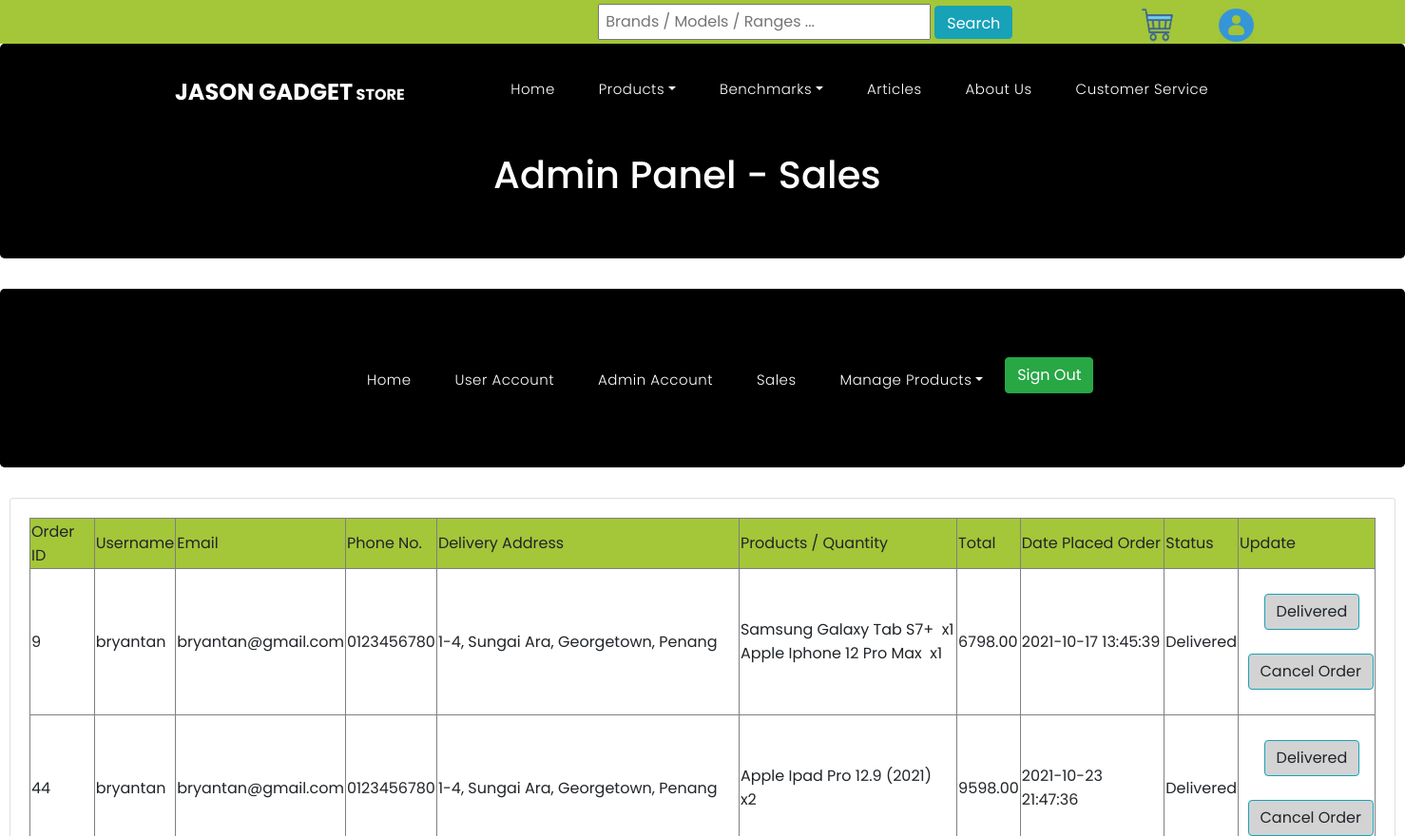
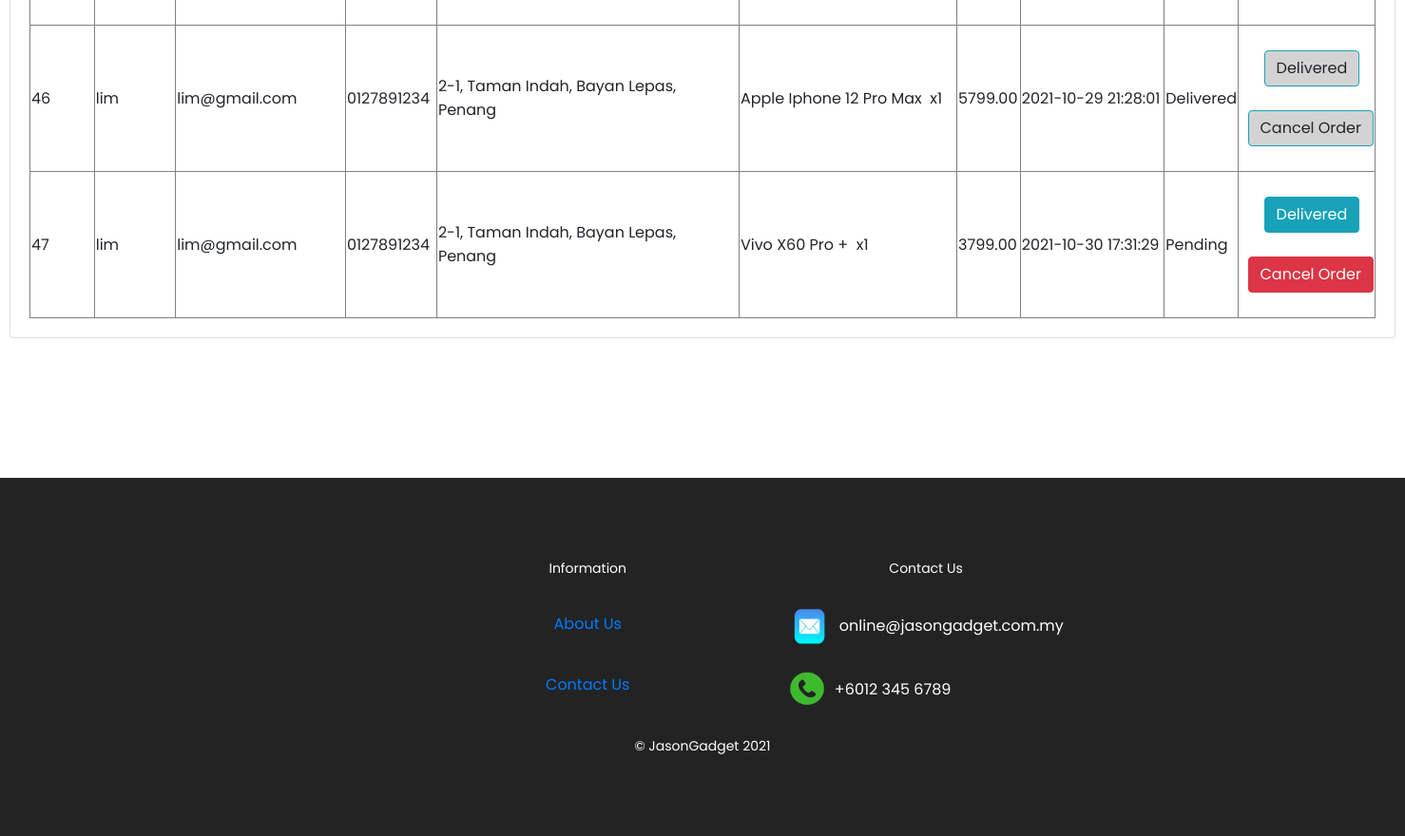
/Sales.php, run on the app's committed database (2 pictures, top to bottom).
### tables this page shows
CREATE TABLE `orders` (
  `id` int(11) NOT NULL,
  `customer_id` int(11) NOT NULL,
  `grand_total` float(10,2) NOT NULL,
  `created` datetime NOT NULL,
  `status` enum('Pending','Delivered','Cancelled') NOT NULL DEFAULT 'Pending'
);

CREATE TABLE `user` (
  `id` int(11) NOT NULL,
  `firstName` varchar(20) NOT NULL,
  `lastName` varchar(20) NOT NULL,
  `email` varchar(50) NOT NULL,
  `username` varchar(25) NOT NULL,
  `password` varchar(255) NOT NULL,
  `phone` varchar(15) NOT NULL,
  `address` text NOT NULL,
  `status` enum('1','0') NOT NULL DEFAULT '1' COMMENT '1=Active | 0=Inactive'
);

CREATE TABLE `order_items` (
  `id` int(11) NOT NULL,
  `order_id` int(11) NOT NULL,
  `mobile_id` int(11) DEFAULT NULL,
  `quantity` int(5) NOT NULL,
  `tablet_id` int(11) DEFAULT NULL
);

CREATE TABLE `brand` (
  `id` int(11) NOT NULL,
  `name` varchar(50) NOT NULL,
  `imageUrl` varchar(80) NOT NULL
);

CREATE TABLE `tablet` (
  `id` int(11) NOT NULL,
  `model` varchar(100) NOT NULL,
  `brandID` int(11) NOT NULL,
  `price` double NOT NULL,
  `releaseDate` varchar(100) NOT NULL,
  `discountRate` double NOT NULL,
  `tabletUrl` varchar(100) NOT NULL,
  `mainCameraSpecs` varchar(500) NOT NULL,
  `memorySpecs` varchar(100) NOT NULL,
  `networkSpecs` varchar(100) NOT NULL,
  `platformID` int(11) NOT NULL,
  `cpu` varchar(250) NOT NULL,
  `features` varchar(300) NOT NULL,
  `storageID` int(11) DEFAULT NULL,
  `mainCameraFeatures` varchar(250) DEFAULT NULL,
  `frontCameraSpecs` varchar(250) DEFAULT NULL,
  `frontCameraFeatures` varchar(250) DEFAULT NULL,
  `displaySpecs` varchar(250) DEFAULT NULL,
  `batterySpecs` varchar(250) DEFAULT NULL,
  `performanceScore` int(11) DEFAULT NULL,
  `mainCameraScore` int(11) DEFAULT NULL,
  `frontCameraScore` int(11) DEFAULT NULL,
  `displayScore` int(11) DEFAULT NULL,
  `batteryLifeScore` int(11) DEFAULT NULL,
  `status` enum('1','0') NOT NULL DEFAULT '1' COMMENT '1=Active | 0=Inactive'
);

CREATE TABLE `mobile` (
  `id` int(11) NOT NULL,
  `model` varchar(100) NOT NULL,
  `brandID` int(11) NOT NULL,
  `price` double NOT NULL,
  `releaseDate` varchar(100) NOT NULL,
  `discountRate` double NOT NULL,
  `mobileUrl` varchar(100) NOT NULL,
  `mainCameraSpecs` varchar(500) NOT NULL,
  `memorySpecs` varchar(100) NOT NULL,
  `networkSpecs` varchar(100) NOT NULL,
  `platformID` int(11) NOT NULL,
  `cpu` varchar(250) NOT NULL,
  `features` varchar(300) NOT NULL,
  `storageID` int(11) DEFAULT NULL,
  `mainCameraFeatures` varchar(250) DEFAULT NULL,
  `frontCameraSpecs` varchar(250) DEFAULT NULL,
  `frontCameraFeatures` varchar(250) DEFAULT NULL,
  `displaySpecs` varchar(250) DEFAULT NULL,
  `batterySpecs` varchar(250) DEFAULT NULL,
  `performanceScore` int(11) DEFAULT NULL,
  `mainCameraScore` int(11) DEFAULT NULL,
  `frontCameraScore` int(11) DEFAULT NULL,
  `displayScore` int(11) DEFAULT NULL,
  `batteryLifeScore` int(11) DEFAULT NULL,
  `status` enum('1','0') NOT NULL DEFAULT '1' COMMENT '1=Active | 0=Inactive'
);

### Sales.php (the view, shortened to what this page needs)
<?php
	include_once("DBConnection.php");
	$result = mysqli_query($connect, "SELECT * FROM orders");
?>
<html>
	<?php
		include ('Header.php');
	?>
	<div class="jumbotron jumbotron-sm" style="background-color: black;">
        <div class="container" >
            <div class="row">
                <div class="col-sm-15 col-sm-15">
                    <h1 style="color: white; margin-top: 50px; margin-left: 350px;">
                       Admin Panel - Sales
					</h1>
                </div>
            </div>
        </div>
    </div>
	<?php
        include ('AdminNav.php');
    ?>
	<div style="margin: 10px;">
		<div class="card">
            <div class="card-body">
                <table width='100%' border=1>
                    <tr bgcolor='#a4c639'>
                        <td>Order ID</td>
                        <td>Username</td>
                        <td>Email</td>
                        <td>Phone No.</td>
                        <td>Delivery Address</td>
                        <td>Products / Quantity</td>
                        <td>Total</td>
                        <td>Date Placed Order</td>
                        <td>Status</td>
                        <td>Update</td>
                    </tr>
                    <?php
                        while($row = mysqli_fetch_assoc($result)){
                            $row4 = mysqli_fetch_assoc(mysqli_query($connect, "SELECT * FROM user WHERE id=" . $row["customer_id"]));
                            echo "<tr>";
                            echo "<td>".$row['id']."</td>";
                            echo "<td>".$row4["username"]."</td>";
                            echo "<td>".$row4["email"]."</td>";
                            echo "<td>".$row4["phone"]."</td>";
                            echo "<td>".$row4["address"]."</td>";
                            echo "<td>";
                            $result2 = mysqli_query($connect, "SELECT * FROM order_items WHERE order_id=".$row['id']);
                            while ($row2 = mysqli_fetch_assoc($result2)) {
                                if ($row2["mobile_id"] > 0) {
                                    $result3 = mysqli_query($connect, "SELECT * FROM mobile inner join brand on brand.id = mobile.brandID WHERE mobile.id=".$row2['mobile_id']);
                                }
                                else {
                                    $result3 = mysqli_query($connect, "SELECT * FROM tablet inner join brand on brand.id = tablet.brandID WHERE tablet.id=".$row2['tablet_id']);
                                }
                                $row3 = mysqli_fetch_assoc($result3);
                                echo $row3["name"] . "&nbsp" . $row3["model"] . "&nbsp" . " x" . $row2["quantity"] . "<br>";
                            }
                            echo "</td>";
                            echo "<td>".$row["grand_total"]."</td>";
                            echo "<td>".$row["created"]."</td>";
                            echo "<td>".$row["status"]."</td>";
                            if($row["status"]=="Pending"){
                                echo "<td> <br> &nbsp &nbsp &nbsp <a class=\"btn btn-info\" href=\"Delivered.php?id=$row[id]\">Delivered</a> <br><br>
                                &nbsp <a class=\"btn btn-danger\" href=\"DeleteSales.php?id=$row[id]\"onClick=\"return confirm('Are you sure you want to cancel?')\">Cancel Order</a> <br><br> </td>";
                            }else{
                                echo "<td> <br> &nbsp &nbsp &nbsp <a style='background-color: #d3d3d3;' class=\"btn btn-info\">Delivered</a> <br><br>
                                &nbsp <a style='background-color: #d3d3d3;' class=\"btn btn-info\">Cancel Order</a> <br><br> </td>";
                            }
                        }
                    ?>
                </table>
            </div>
        </div>
    </div>
	</body>
    <?php
		include ('Footer.php');
	?>
</html>

### assets/css/style.css (style rules this page uses)
body { font-family: 'Poppins', sans-serif; overflow-x: hidden; text-rendering: optimizeLegibility; -webkit-font-smoothing: antialiased; -moz-osx-font-smoothing: grayscale; }
a { text-decoration: none!important; }
h1,h2,h3,h4,h5,h6 { margin: 0px; }
*, *:before, *:after { -webkit-box-sizing: border-box; box-sizing: border-box; -webkit-font-smoothing: antialiased; -moz-osx-font-smoothing: grayscale; }

### MobileList.css (style rules this page uses)
* { transition: all .5s ease;-moz-transition: all .5s ease;-webkit-transition: all .5s ease }

### data on the page
orders: id "9", customer.username "bryantan", customer.email "bryantan@gmail.com", customer.phone "0123456780", customer.address "1-4, Sungai Ara, Georgetown, Penang", grand_total "6798.00", created "2021-10-17 13:45:39", status "Delivered", shows "Cancel Order"
order_items: brand.name "Samsung", tablet.model "Galaxy Tab S7+", quantity "1"
order_items: brand.name "Apple", mobile.model "Iphone 12 Pro Max", quantity "1"
orders: id "44", customer.username "bryantan", customer.email "bryantan@gmail.com", customer.phone "0123456780", customer.address "1-4, Sungai Ara, Georgetown, Penang", grand_total "9598.00", created "2021-10-23 21:47:36", status "Delivered", shows "Cancel Order"
order_items: brand.name "Apple", tablet.model "Ipad Pro 12.9 (2021)", quantity "2"
orders: id "46", customer.username "lim", customer.email "lim@gmail.com", customer.phone "0127891234", customer.address "2-1, Taman Indah, Bayan Lepas, Penang", grand_total "5799.00", created "2021-10-29 21:28:01", status "Delivered", shows "Cancel Order"
order_items: brand.name "Apple", mobile.model "Iphone 12 Pro Max", quantity "1"
orders: id "47", customer.username "lim", customer.email "lim@gmail.com", customer.phone "0127891234", customer.address "2-1, Taman Indah, Bayan Lepas, Penang", grand_total "3799.00", created "2021-10-30 17:31:29", status "Pending"
order_items: brand.name "Vivo", mobile.model "X60 Pro +", quantity "1"
